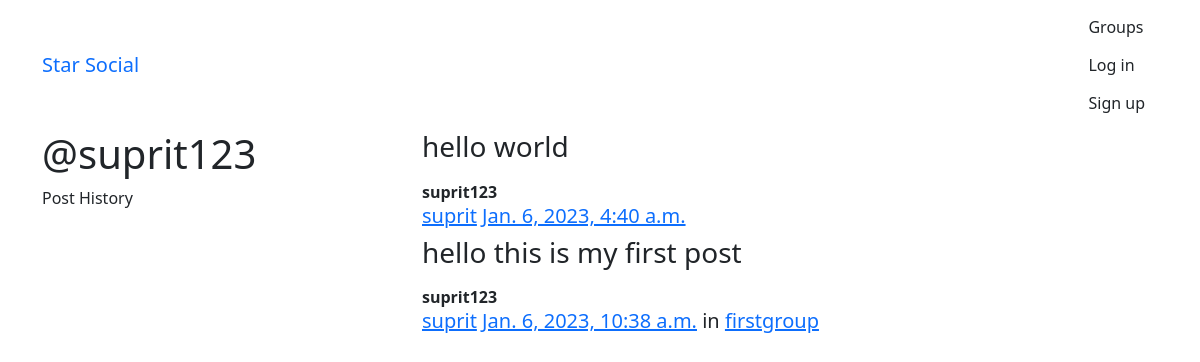
The page /posts/by/suprit123/ on the database as committed earlier.
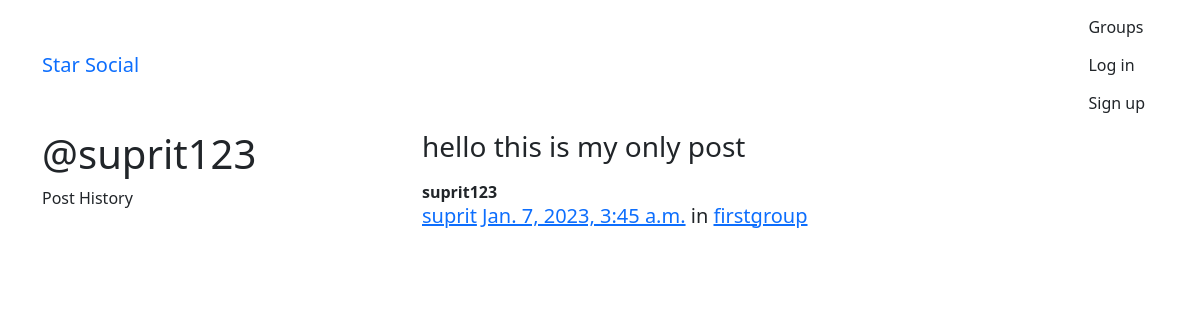
The same page on the database as committed later.
### posts/models.py (models this page shows, shortened)
class Post(models.Model):
    user = models.ForeignKey(User, related_name="posts", on_delete=models.CASCADE)
    created_date = models.DateTimeField(auto_now=True)
    message = models.TextField()
    message_html = models.TextField(editable=False)
    group = models.ForeignKey(Group, related_name="posting", null=True, blank=True, on_delete=models.CASCADE)
    class Meta:
        unique_together = ["user", "message",]

### groups/models.py (models this page shows, shortened)
class Group(models.Model):
    name = models.CharField(max_length=200, unique=True)
    slug = models.SlugField(allow_unicode=True, unique=True)
    description = models.TextField(blank=True, default="")
    description_html = models.TextField(blank=True, editable=False, default="")
    member = models.ManyToManyField(User, through="GroupMember", through_fields=("group", "user"))
    class Meta:
        ordering = ("name",)

### posts/views.py (the view)
# urls.py: path("by/<username>/",views.UserPosts.as_view(),name="for_user"),
class UserPosts(generic.ListView):
    model = models.Post
    template_name = "posts/user_post_list.html"
    def get_queryset(self):
        try:
            self.post_user = User.objects.prefetch_related("posts").get(
                username__iexact=self.kwargs.get("username")
            )
        except User.DoesNotExist:
            raise Http404
        else:
            return self.post_user.posts.all()
    def get_context_data(self, **kwargs):
        context = super().get_context_data(**kwargs)
        context["post_user"] = self.post_user
        return context

### posts/templates/posts/user_post_list.html
{% extends "posts/post_base.html" %}
{% block prepost %}
<div class="col-md-4">
    <h1>@{{ post_user.username }}</h1>
    <p>Post History</p>
</div>
{% endblock %}
{% block post_content %}
<div class="col-md-8">
    {% for post in post_list %}
    {% include "posts/_post.html" %}
    {% endfor %}
</div>
{% endblock %}

### posts/templates/posts/_post.html (shortened to what this page needs)
<div class="post media">
    <h3>{{ post.message_html|safe }}</h3>
    <div class="media-body">
        <strong>{{ post.user.username }}</strong>
        <h5 class="media-heading">
            <span class="username"><a
                    href="{% url 'posts:for_user' username=post.user.username %}">{{post.user.first_name }}</a></span>
            <time class="time"><a
                    href="{% url 'posts:single' username=post.user.username pk=post.pk %}">{{post.created_date}}</a></time>
            {% if post.group %}
            <span class="group-name">in <a href="{% url 'groups:all' %}">{{ post.group.name }}</a></span>
            {% endif %}
        </h5>
    </div>
</div>

Rows that differ between the two databases and show on the page:
removed Post: message_html "hello world", user.username "suprit123", user.first_name "suprit", created_date "Jan. 6, 2023, 4:40 a.m."
removed Post: message_html "hello this is my first post", user.username "suprit123", user.first_name "suprit", created_date "Jan. 6, 2023, 10:38 a.m.", group.name "firstgroup"
added Post: message_html "hello this is my only post", user.username "suprit123", user.first_name "suprit", created_date "Jan. 7, 2023, 3:45 a.m.", group.name "firstgroup"
